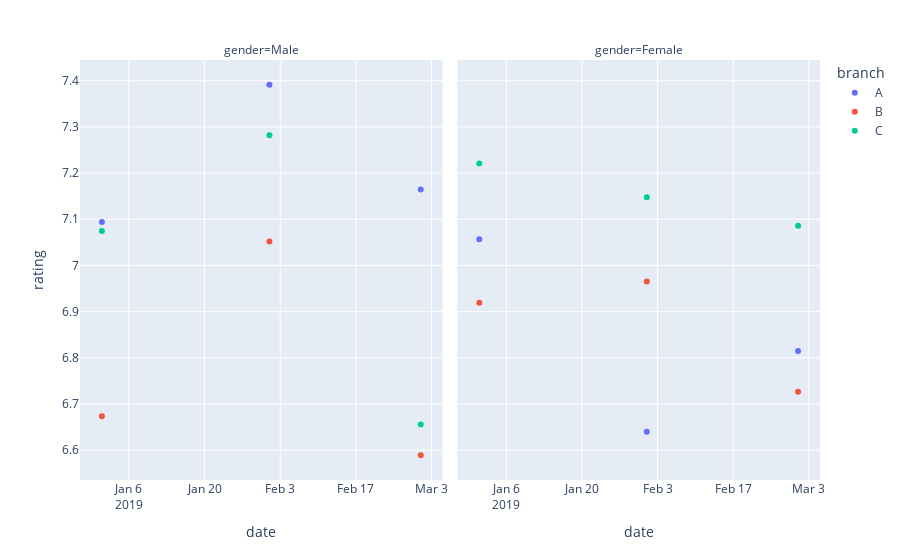

Notebook cell for this chart:
### Code cell
px.scatter(data_frame=grouping, x='date',y='rating',color='branch', facet_col="gender",
             category_orders={"gender": ['Male','Female']})

### Figure 1 — Plotly figure (JSON) as saved in the notebook; plotly's stock layout.template omitted (floating-point values rounded to 4 significant figures)
{"data": [{"hovertemplate": "branch=A<br>gender=Male<br>date=%{x}<br>rating=%{y}<extra></extra>", "legendgroup": "A", "marker": {"color": "#636efa", "symbol": "circle"}, "mode": "markers", "name": "A", "orientation": "v", "showlegend": true, "type": "scatter", "x": ["2019-01-01T00:00:00", "2019-02-01T00:00:00", "2019-03-01T00:00:00"], "xaxis": "x", "y": [7.094, 7.391, 7.165], "yaxis": "y"}, {"hovertemplate": "branch=A<br>gender=Female<br>date=%{x}<br>rating=%{y}<extra></extra>", "legendgroup": "A", "marker": {"color": "#636efa", "symbol": "circle"}, "mode": "markers", "name": "A", "orientation": "v", "showlegend": false, "type": "scatter", "x": ["2019-01-01T00:00:00", "2019-02-01T00:00:00", "2019-03-01T00:00:00"], "xaxis": "x2", "y": [7.057, 6.64, 6.815], "yaxis": "y2"}, {"hovertemplate": "branch=B<br>gender=Male<br>date=%{x}<br>rating=%{y}<extra></extra>", "legendgroup": "B", "marker": {"color": "#EF553B", "symbol": "circle"}, "mode": "markers", "name": "B", "orientation": "v", "showlegend": true, "type": "scatter", "x": ["2019-01-01T00:00:00", "2019-02-01T00:00:00", "2019-03-01T00:00:00"], "xaxis": "x", "y": [6.674, 7.052, 6.589], "yaxis": "y"}, {"hovertemplate": "branch=B<br>gender=Female<br>date=%{x}<br>rating=%{y}<extra></extra>", "legendgroup": "B", "marker": {"color": "#EF553B", "symbol": "circle"}, "mode": "markers", "name": "B", "orientation": "v", "showlegend": false, "type": "scatter", "x": ["2019-01-01T00:00:00", "2019-02-01T00:00:00", "2019-03-01T00:00:00"], "xaxis": "x2", "y": [6.919, 6.965, 6.727], "yaxis": "y2"}, {"hovertemplate": "branch=C<br>gender=Male<br>date=%{x}<br>rating=%{y}<extra></extra>", "legendgroup": "C", "marker": {"color": "#00cc96", "symbol": "circle"}, "mode": "markers", "name": "C", "orientation": "v", "showlegend": true, "type": "scatter", "x": ["2019-01-01T00:00:00", "2019-02-01T00:00:00", "2019-03-01T00:00:00"], "xaxis": "x", "y": [7.075, 7.282, 6.655], "yaxis": "y"}, {"hovertemplate": "branch=C<br>gender=Female<br>date=%{x}<br>rating=%{y}<extra></extra>", "legendgroup": "C", "marker": {"color": "#00cc96", "symbol": "circle"}, "mode": "markers", "name": "C", "orientation": "v", "showlegend": false, "type": "scatter", "x": ["2019-01-01T00:00:00", "2019-02-01T00:00:00", "2019-03-01T00:00:00"], "xaxis": "x2", "y": [7.221, 7.148, 7.086], "yaxis": "y2"}], "layout": {"annotations": [{"font": {}, "showarrow": false, "text": "gender=Male", "x": 0.245, "xanchor": "center", "xref": "paper", "y": 1, "yanchor": "bottom", "yref": "paper"}, {"font": {}, "showarrow": false, "text": "gender=Female", "x": 0.755, "xanchor": "center", "xref": "paper", "y": 1, "yanchor": "bottom", "yref": "paper"}], "legend": {"title": {"text": "branch"}, "tracegroupgap": 0}, "margin": {"t": 60}, "xaxis": {"anchor": "y", "domain": [0, 0.49], "title": {"text": "date"}}, "xaxis2": {"anchor": "y2", "domain": [0.51, 1], "matches": "x", "title": {"text": "date"}}, "yaxis": {"anchor": "x", "domain": [0, 1], "title": {"text": "rating"}}, "yaxis2": {"anchor": "x2", "domain": [0, 1], "matches": "y", "showticklabels": false}}}
